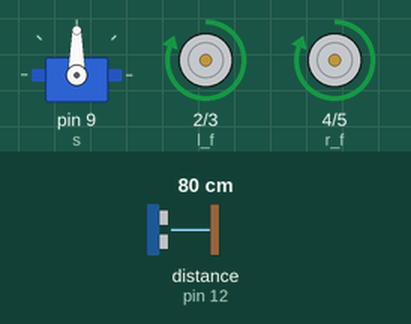
Bench run of a sketch on a simulated Arduino Uno, built with avr-gcc and run on an emulated ATmega328P. On the bench: servo, motor-driver pin pairs drawn as motors (green arrow = first pin HIGH = forward, orange = second pin HIGH = backward, longer = more drive). Wiring (inferred from the names in the program): ultrasonic range finder: trigger pin 10; echo pin 12. Inputs (shaded band) come from the test bench; at power-on: distance to the obstacle (sensor on pin 12) 80 cm. The echo pulse lasts 58.3 µs per cm.

Above: at 1.2 s.
1.3 s: distance to the obstacle (sensor on pin 12) set to 2 cm
At 1.9 s:
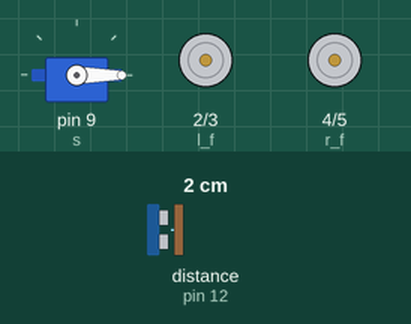
4.3 s: distance to the obstacle (sensor on pin 12) set to 35 cm
At 5.6 s:
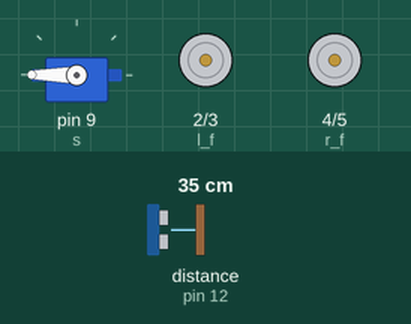
7.3 s: distance to the obstacle (sensor on pin 12) set to 4 cm
At 8.3 s:
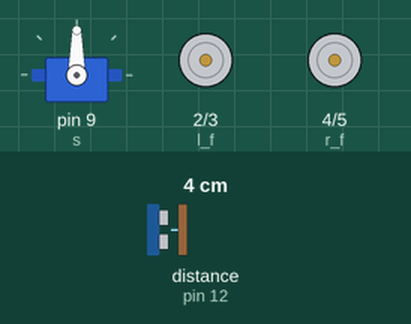
10.3 s: distance to the obstacle (sensor on pin 12) set to 60 cm
At 12.2 s:
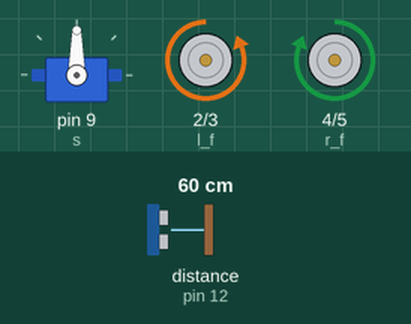
Timing chart, 0 to 13.8 s (numbered marks = the images above; inputs shaded):
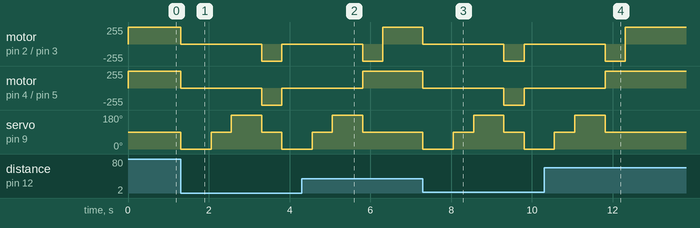

The sketch:

Obstacle_Avoiding.ino
```cpp
#include<Servo.h>
Servo s;
const int trig=10,echo=12;//UltraSonic
const int l_f=2,l_b=3,r_f=4,r_b=5;//motors

long d_f,d_l,d_r,f=0;//distances

void setup() {
  // put your setup code here, to run once:
  s.attach(9);
  s.write(90);
  pinMode(trig,OUTPUT);
  pinMode(echo,INPUT);

  //motors
  pinMode(l_f,OUTPUT);
  pinMode(l_b,OUTPUT);
  pinMode(r_f,OUTPUT);
  pinMode(r_b,OUTPUT);
}

long dist()
{
  float t,d;
  digitalWrite(trig,LOW);
  delayMicroseconds(2);
  digitalWrite(trig,HIGH);
  delayMicroseconds(10);
  digitalWrite(trig,LOW);
  delayMicroseconds(2);

  t=pulseIn(echo,HIGH);
  d=(t/2)*0.0343;

  return (long)d;
}

void halt()
{
  //left motor stops
  digitalWrite(l_f,LOW);
  digitalWrite(l_b,LOW);

  //right motor stops
  digitalWrite(r_f,LOW);
  digitalWrite(r_b,LOW);
}

void forward()
{
  //left motor forward
  digitalWrite(l_f,HIGH);
  digitalWrite(l_b,LOW);

  //right motor forward
  digitalWrite(r_f,HIGH);
  digitalWrite(r_b,LOW);

  f=0;
}

void left()
{
  //left motor backwards
  digitalWrite(l_f,LOW);
  digitalWrite(l_b,HIGH);

  //right motor forward
  digitalWrite(r_f,HIGH);
  digitalWrite(r_b,LOW);

  delay(500);
  halt();

  f=0;
}

void right()
{
  //left motor forward
  digitalWrite(l_f,HIGH);
  digitalWrite(l_b,LOW);

  //right motor backwards
  digitalWrite(r_f,LOW);
  digitalWrite(r_b,HIGH);

  delay(500);
  halt();

  f=0;
}

void back()
{
  //left motor back
  digitalWrite(l_f,LOW);
  digitalWrite(l_b,HIGH);

  //right motor back
  digitalWrite(r_f,LOW);
  digitalWrite(r_b,HIGH);

  delay(500);
  halt();

  f=1;
}

void loop() {
  // put your main code here, to run repeatedly:
  d_f=dist();
  if(d_f>20 && f==0)
    forward();
  else
  {
    halt();
    s.write(0);
    delay(250);
    d_r=dist();
    delay(500);
    s.write(90);
    delay(500);
    s.write(180);
    delay(250);
    d_l=dist();
    delay(500);
    s.write(90);
    if(d_l<20 && d_r<20)
      back();
    else if(d_l>d_r)
      left();
    else
      right();
  }
}
```

Measured:
- after the input at 1.3 s, motor on pin 2 (l_f) / pin 3 (l_b), motor on pin 4 (r_f) / pin 5 (r_b): forward 255/255 → stopped at once, → backward 255/255 2.0 s later, → stopped 0.50 s later; servo on pin 9 (s): 90° → 0° at once, → 90° 0.75 s later, → 180° 0.50 s later, → 90° 0.75 s later, … (5 changes in this stretch)
- after the input at 4.3 s, servo on pin 9 (s): goes on until 5.8 s, then stays 90°
- after the input at 7.3 s, motor on pin 2 (l_f) / pin 3 (l_b), motor on pin 4 (r_f) / pin 5 (r_b): forward 255/255 → stopped at once, → backward 255/255 2.0 s later, → stopped 0.50 s later; servo on pin 9 (s): 90° → 0° at once, → 90° 0.75 s later, → 180° 0.50 s later, → 90° 0.75 s later, … (5 changes in this stretch)
- after the input at 10.3 s, servo on pin 9 (s): goes on until 11.8 s, then stays 90°
